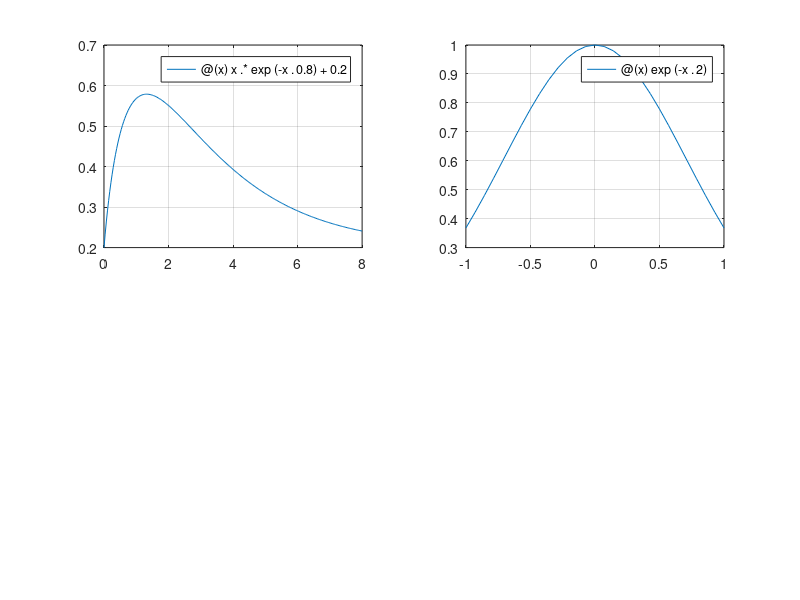

Reproduce this figure in MATLAB.
f = @(x) x.*exp(-x.^0.8)+0.2
subplot(2,2,1)
fplot(f,[0,8])
grid on
integral(f,0,8)
% integral('x.*exp(-x.^0.8)+0.2',0,8) ne moze jer
% First input argument must be a function handle.
subplot(2,2,2)
f2= @(x) exp(-x.^2)
fplot(f2,[-1,1])
grid on
prvi=integral(f2, -1,1)
drugi=integral(f2,0,inf)
